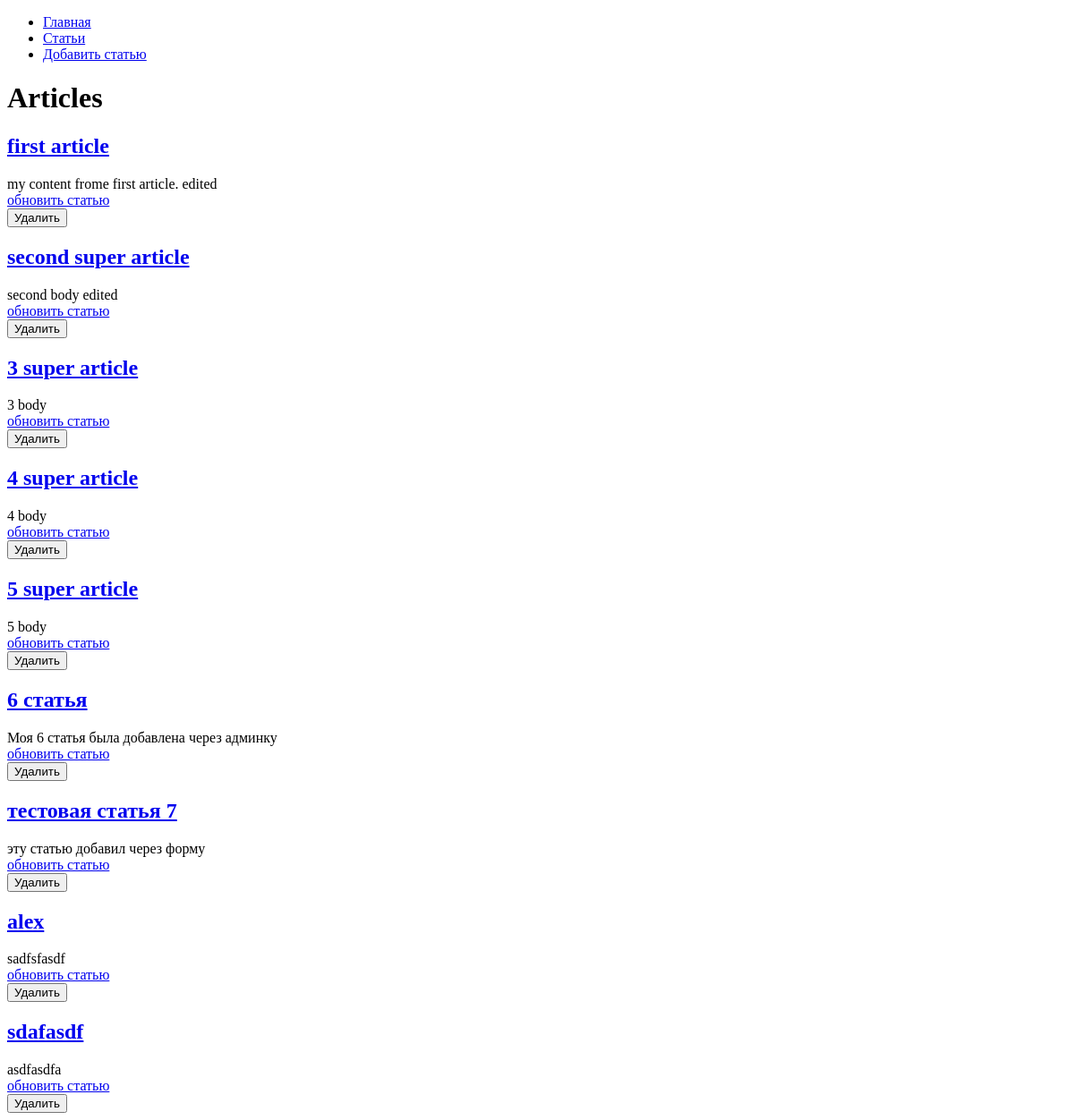
The app's page /articles/, older data.
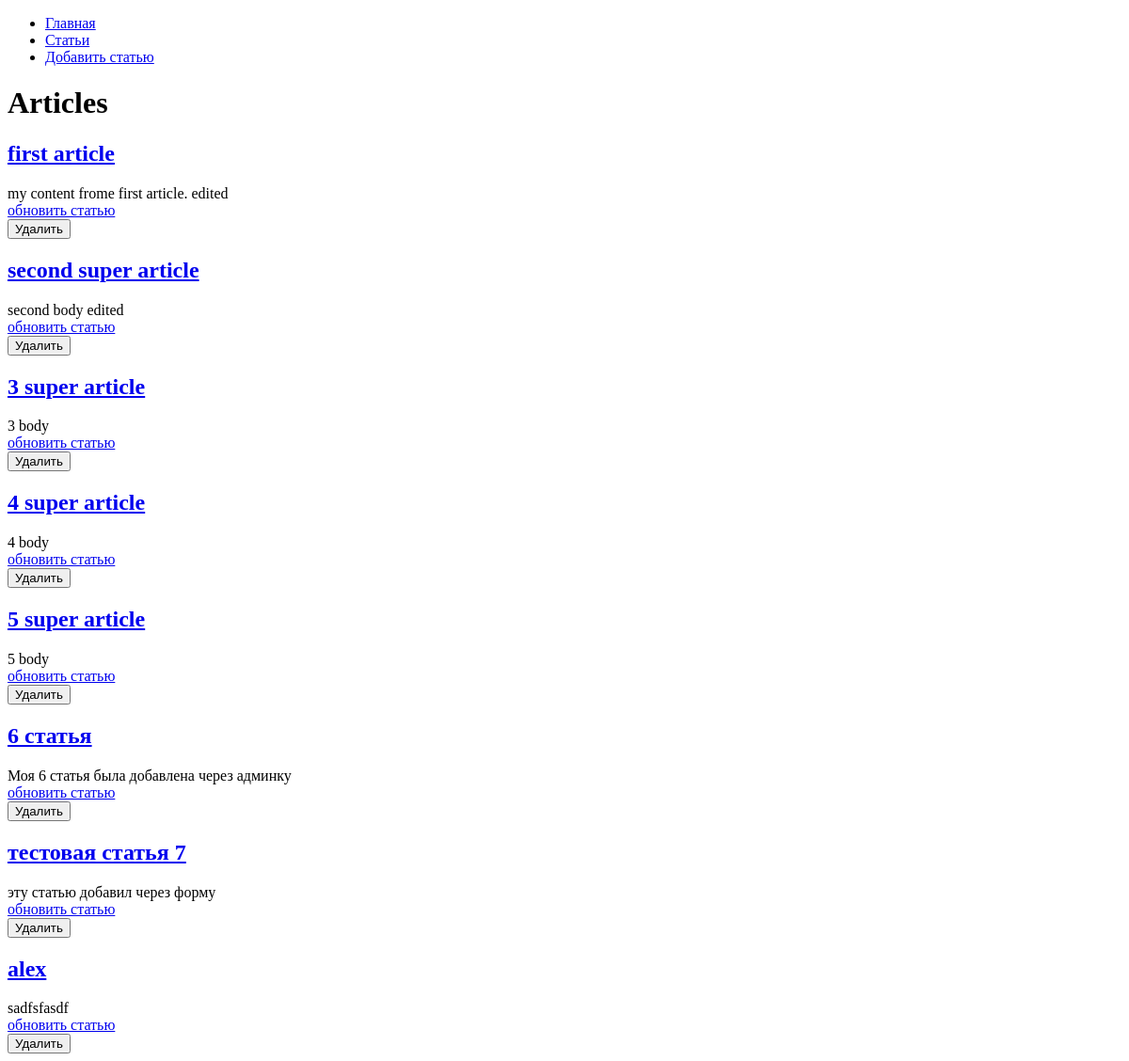
The same page, newer data.
### hexlet_django_blog/article/models.py (models this page shows, shortened)
class Article(models.Model):
    name = models.CharField(max_length=200)  # название статьи
    body = models.TextField()  # тело статьи
    created_at = models.DateTimeField(auto_now_add=True)
    updated_at = models.DateTimeField(auto_now=True)

### hexlet_django_blog/article/views.py (the view)
# urls.py: path("", IndexView.as_view(), name='articles'),
class IndexView(View):
    def get(self, request, *args, **kwargs):
        articles = Article.objects.all()[:15]
        return render(
            request,
            "articles/index.html",
            context={
                "articles": articles,
            },
        )

### hexlet_django_blog/templates/articles/index.html (shortened to what this page needs)
{% extends "base.html" %}
{% block content %}
  {% if article_id %}
    <h1>Статья номер {{ article_id }}. Тег {{ tags }}</h1>
    <div>
      {{ body }}
    </div>
  {% else %}
    <h1>Articles</h1>
    {% for article in articles %}
      <h2><a href="{% url 'articles' %}{{ article.id }}">{{ article.name }}</a></h2>
      <div>{{ article.body|slice:":200" }}</div>
      <div>
        <a href="{% url 'articles_update' article.id %}">обновить статью</a>
        <form action="{% url 'articles_delete' article.id %}"
          method="post"
          onsubmit="return confirm('Are you sure you want to delete article? This action cannot be undone.');">
          <input type="submit" value="Удалить">
        </form>
      </div>
    {% endfor %}
  {% endif %}
{% endblock %}

Row changes from the older to the newer data that the page shows:
removed Article: name "sdafasdf", body "asdfasdfa"
